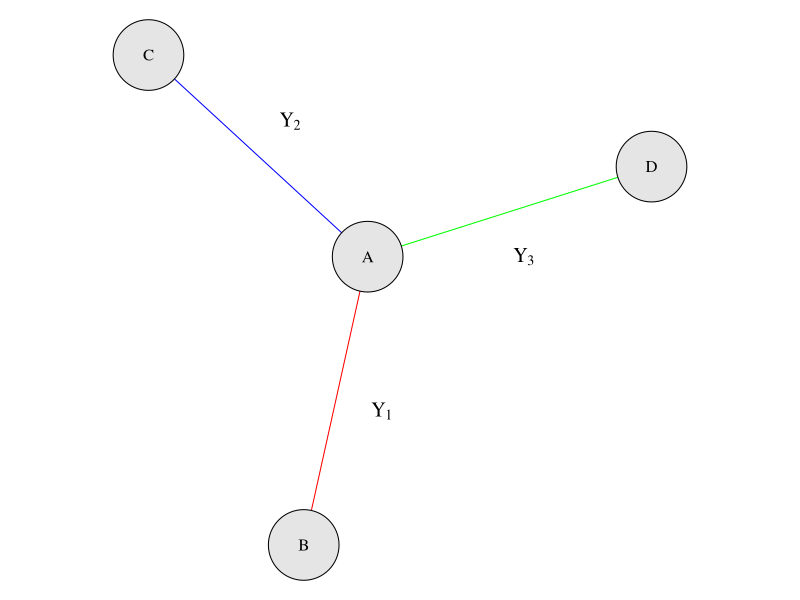
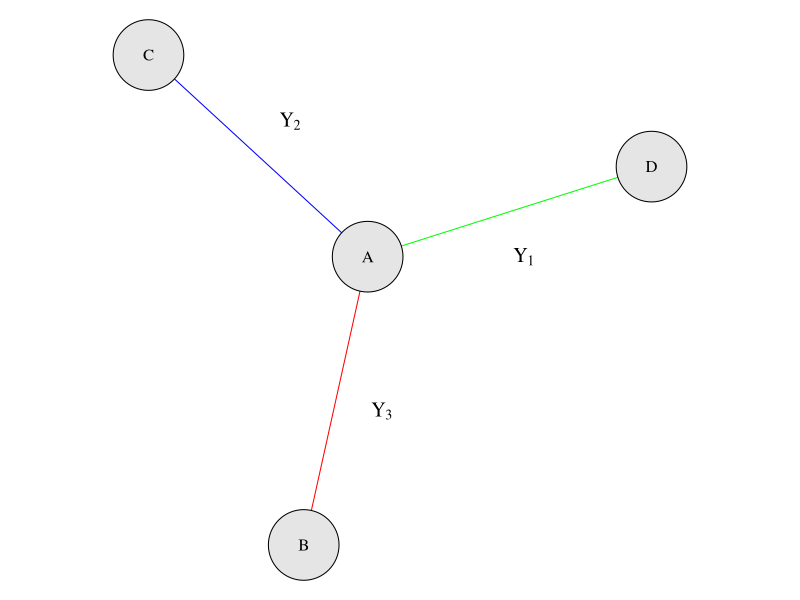

Write the R code that produced these figures, in order.
library(igraph)
set.seed(123)

# Use the same edge list as in the node exchangeability example
edges <- data.frame(
  from = c("A", "A", "A"),
  to   = c("B", "C", "D")
)

# Create original graph
g1 <- graph_from_data_frame(edges, directed = FALSE)

# Define edge colors and permutation
edge_colors <- c("red", "blue", "green")
edge_labels <- expression(Y[1], Y[2], Y[3])
edge_labels_perm <- expression(Y[3], Y[2], Y[1])


# Use same layout for both graphs
layout <- layout_with_fr(g1)
rownames(layout) <- V(g1)$name

# Compute edge label positions
compute_edge_label_positions <- function(graph, layout, d = 0.2) {
  ELx <- numeric(ecount(graph))
  ELy <- numeric(ecount(graph))

  for (i in 1:ecount(graph)) {
    ends_idx <- ends(graph, i)
    x1 <- layout[ends_idx[1], 1]
    y1 <- layout[ends_idx[1], 2]
    x2 <- layout[ends_idx[2], 1]
    y2 <- layout[ends_idx[2], 2]

    # Midpoint
    mx <- (x1 + x2) / 2
    my <- (y1 + y2) / 2

    # Compute perpendicular shift
    dx <- x2 - x1
    dy <- y2 - y1

    if (abs(dy) < 1e-3) {
      shift_x <- 0
      shift_y <- d
    } else {
      S <- -dx / dy
      shift_x <- d / sqrt(1 + S^2)
      shift_y <- S * shift_x
    }

    ELx[i] <- mx + shift_x
    ELy[i] <- my + shift_y
  }

  return(list(x = ELx, y = ELy))
}

pos_g1 <- compute_edge_label_positions(g1, layout)

# Expand plot limits
expand_limits <- function(layout, ELx, ELy, margin = 0.1) {
  x_min <- min(c(layout[, 1], ELx))
  x_max <- max(c(layout[, 1], ELx))
  y_min <- min(c(layout[, 2], ELy))
  y_max <- max(c(layout[, 2], ELy))

  xlim <- c(x_min - margin, x_max + margin)
  ylim <- c(y_min - margin, y_max + margin)

  return(list(xlim = xlim, ylim = ylim))
}

lims_g1 <- expand_limits(layout, pos_g1$x, pos_g1$y)

# Define small margins
small_margins <- c(0.5, 0, 0.5, 0)

# Plot original edge-labeled graph
pdf("examples/edge_exch_g1.pdf", width = 4, height = 2.5)
par(mar = small_margins)
plot(g1,
  layout = layout,
  vertex.label = V(g1)$name,
  vertex.label.color = "black",
  vertex.color = "gray90",
  vertex.size = 30,
  edge.label = edge_labels,
  edge.label.cex = 1.2,
  edge.color = edge_colors,
  edge.label.color = "black",
  rescale = FALSE,
  xlim = lims_g1$xlim,
  ylim = lims_g1$ylim,
  edge.label.x = pos_g1$x,
  edge.label.y = pos_g1$y,
  main = NA
)
dev.off()

# Plot permuted edge-labeled graph
pdf("examples/edge_exch_g2.pdf", width = 4, height = 2.5)
par(mar = small_margins)
plot(g1,
  layout = layout,
  vertex.label = V(g1)$name,
  vertex.label.color = "black",
  vertex.color = "gray90",
  vertex.size = 30,
  edge.label = edge_labels_perm,
  edge.label.cex = 1.2,
  edge.color = edge_colors,
  edge.label.color = "black",
  rescale = FALSE,
  xlim = lims_g1$xlim,
  ylim = lims_g1$ylim,
  edge.label.x = pos_g1$x,
  edge.label.y = pos_g1$y,
  main = NA
)
dev.off()
